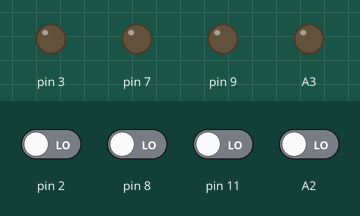
This sketch was run on a simulated Arduino Uno, built with avr-gcc and run on an emulated ATmega328P. Parts: output pins drawn as LEDs (lit = HIGH). The test bench sets the inputs (shaded band); at power-on: A2, pin 2, pin 8, pin 11 LOW.

Above: at 1.2 s.
1.3 s: pin 2 driven HIGH
At 2.4 s:
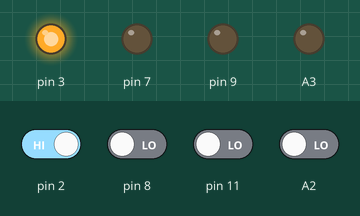
2.8 s: pin 2 driven LOW
At 3.6 s:
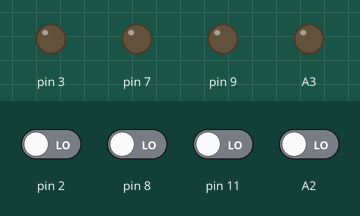
Timing chart, 0 to 5.8 s (numbered marks = the images above; inputs shaded):
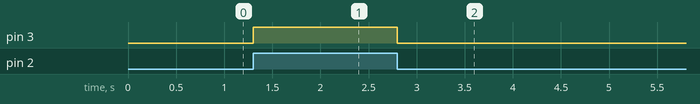

The sketch:

sketch_oct23b.ino
```cpp
//programa HolaMon.ino
//curs 2019-20, 1r CFGS Electromedicina Clínica, Mòdul 09
//PRACTICA 3

//variables
boolean Q3=0;
boolean Q7=0;
boolean Q9=0;
boolean QA3=0;

boolean I2=0;
boolean I8=0;
boolean I11=0;
boolean IA2=0;


void setup()
{
  //configure outputs
  pinMode(3, OUTPUT);
  pinMode(7, OUTPUT);
  pinMode(9, OUTPUT);
  pinMode(A3, OUTPUT);

  //in boot, all outputs low
  digitalWrite(3,LOW);
  digitalWrite(7,LOW);
  digitalWrite(9,LOW);
  digitalWrite(A3,LOW);

  //configure inputs
  pinMode(2, INPUT);
  pinMode(8, INPUT);
  pinMode(11, INPUT);
  pinMode(A2, INPUT);

}

void loop()
{
 //read inputs
 I2=digitalRead(2);
 I8=digitalRead(8);
 I11=digitalRead(11);
 IA2=digitalRead(A2);

  //********logics equations************
  Q3=I2;
  //************************************

  //write outputs
  digitalWrite(3, Q3);
  digitalWrite(7, Q7);
  digitalWrite(9, Q9);
  digitalWrite(A3, QA3);

}
```

Measured:
- after the input at 1.3 s, pin 3: LOW → HIGH at once
- after the input at 2.8 s, pin 3: HIGH → LOW at once
